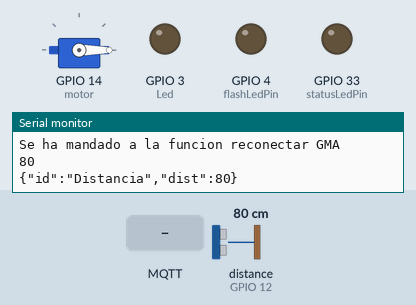
Bench run of a sketch on a simulated ESP32. On the bench: servo, output pins drawn as LEDs (lit = HIGH), the last lines printed to the serial monitor. Wiring (inferred from the names in the program): ultrasonic range finder: trigger GPIO 13; echo GPIO 12. Dashed ring = blinking. The inputs (shaded band) are chosen by the test bench; at power-on: distance to the obstacle (sensor on GPIO 12) 80 cm. The echo pulse lasts 58.3 µs per cm; WiFi joins after 1.5 s; servers stay silent unless stated; no MQTT or app messages arrive unless stated; pins used as bus, display or sensor lines are not drawn.

Above: at 5.2 s.
5.3 s: distance to the obstacle (sensor on GPIO 12) set to 54 cm
7.3 s: distance to the obstacle (sensor on GPIO 12) set to 45 cm
At 9.3 s:
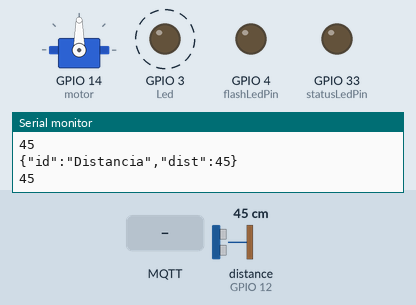
10.8 s: MQTT message "true" arrives on the first subscribed topic
At 12.0 s:
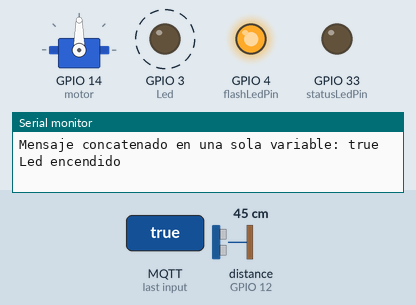
14.3 s: distance to the obstacle (sensor on GPIO 12) set to 60 cm
At 15.7 s:
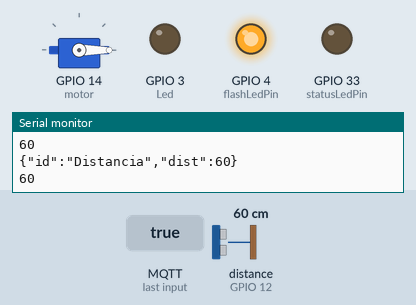
16.5 s: distance to the obstacle (sensor on GPIO 12) set to 2 cm
At 17.7 s:
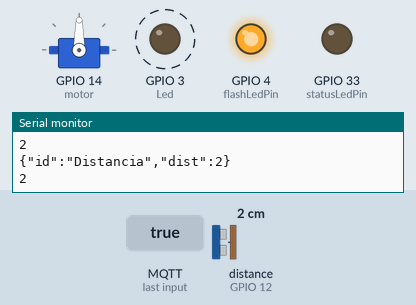
20.0 s: MQTT message "false" arrives on the first subscribed topic
At 20.5 s:
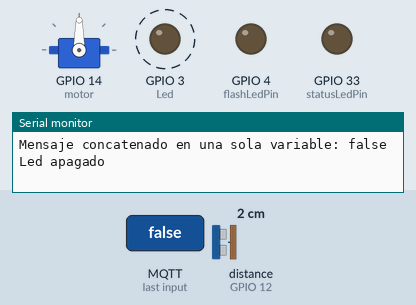
Timing chart, 0 to 24.5 s (numbered marks = the images above; inputs shaded):
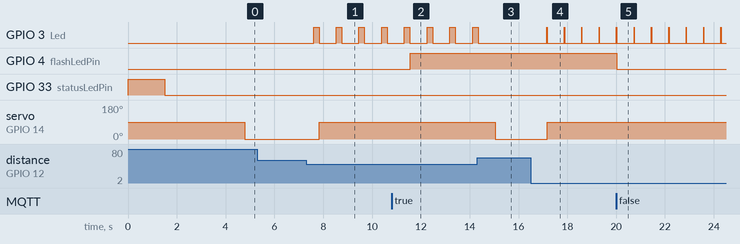

The sketch:

UltrasonicoMasServo.ino
```cpp
/*
 * Envío de información del DHT11 por MQTT
 * por: Hugo Escalpelo
 * Fecha: 28 de julio de 2021
 * Actualizado por: Gustavo M-A.
 * Fecha: 25 de abril de 2023
 *
 * Este programa realiza la lectura del sensor DHT11 con ayuda de la biblioteca
 * de Adafruit y envía el temperatura y humedad relativa por MQTT en un JSON.
 * Este programa está basado en el programa MQTT Basic y JSON básic del repositorio
 * de Código IoT
 *
 * Componente     PinESP32CAM     Estados lógicos
 * ledStatus------GPIO 33---------On=>LOW, Off=>HIGH
 * ledFlash-------GPIO 4----------On=>HIGH, Off=>LOW
 *
 * DHT11    ESP32CAM
 * S--------GPIO 13
 * GND------GND
 * +--------5V
 */

//Bibliotecas
#include <WiFi.h>  // Biblioteca para el control de WiFi
#include <PubSubClient.h> //Biblioteca para conexion MQTT
#include <ESP32Servo.h>
//#include "DHT .h" // Biblioteca para el sensor DHT11
//#define DHTPIN 13 // Pin para conectar el DHT11, pin GPIO13 del ESP32CAM
//#define DHTTYPE DHT11 // Configura el modelo de sensor, compatible también con DHT22
//Datos de WiFi
const char* ssid = "D-GEC92";  // Aquí debes poner el nombre de tu red, en nuestro caso generamos una red local
const char* password = "D-064689413";  // Aquí debes poner la contraseña de tu red
//const char* ssid = "IZZI-EF0D";  // Aquí debes poner el nombre de tu red, en nuestro caso generamos una red local
//const char* password = "C863FC34EF0D";  // Aquí debes poner la contraseña de tu red
//Datos del broker MQTT
const char* mqtt_server = "192.168.1.105"; // Si estas en una red local, coloca la IP asignada, en caso contrario, coloca la IP publica
IPAddress server(192,168,1,105);

// Objetos
WiFiClient espClient; // Este objeto maneja los datos de conexion WiFi
PubSubClient client(espClient); // Este objeto maneja los datos de conexion al broker
//DHT dht(DHTPIN, DHTTYPE); // Objeto que inicia el sensor
// Variables
int flashLedPin = 4;  // Para indicar el estatus de conexión
int statusLedPin = 33; // Para ser controlado por MQTT
long timeNow, timeLast; // Variables de control de tiempo no bloqueante
int data = 0; // Contador
int wait = 500;  // Indica la espera cada 1 segundos para envío de mensajes MQTT
int Trig=13, Echo=12, Led=3;
Servo motor;

int duracion,distancia, d;
// Inicialización del programa
void setup() {
  // Iniciar comunicación serial
  Serial.begin (115200);
  Serial.println ("Programa iniciado");
  motor.attach(14);
  //
  pinMode (flashLedPin, OUTPUT);
  pinMode (statusLedPin, OUTPUT);
  digitalWrite (flashLedPin, LOW);
  digitalWrite (statusLedPin, HIGH);

  pinMode(Trig,OUTPUT);
  pinMode(Echo,INPUT);
  pinMode(Led,OUTPUT);

  Serial.println();
  Serial.println();
  Serial.print("Conectar a ");
  Serial.println(ssid);

  WiFi.begin(ssid, password); // Esta es la función que realiz la conexión a WiFi

  while (WiFi.status() != WL_CONNECTED) { // Este bucle espera a que se realice la conexión
    digitalWrite (statusLedPin, HIGH);
    delay(500); //dado que es de suma importancia esperar a la conexión, debe usarse espera bloqueante
    digitalWrite (statusLedPin, LOW);
    Serial.print(".");  // Indicador de progreso
    delay (5);
  }

  // Cuando se haya logrado la conexión, el programa avanzará, por lo tanto, puede informarse lo siguiente
  Serial.println();
  Serial.println("WiFi conectado");
  Serial.println("Direccion IP: ");
  Serial.println(WiFi.localIP());

  // Si se logro la conexión, encender led
  if (WiFi.status () > 0){
  digitalWrite (statusLedPin, LOW);
  }
   Serial.println("Linea 88, wifi estatus, se logro la conexion");
  delay (1000); // Esta espera es solo una formalidad antes de iniciar la comunicación con el broker

   Serial.println("Comienza la conexion al broquer");
  // Conexión con el broker MQTT
  client.setServer(server, 1883); // Conectarse a la IP del broker en el puerto indicado
  client.setCallback(callback); // Activar función de CallBack, permite recibir mensajes MQTT y ejecutar funciones a partir de ellos
  delay(1500);  // Esta espera es preventiva, espera a la conexión para no perder información
Serial.println("Termina la conexion al broquer");
//  dht.begin(); // Función que inicia el sensor

  timeLast = millis (); // Inicia el control de tiempo
}// fin del void setup ()

// Cuerpo del programa, bucle principal
void loop() {
  //Verificar siempre que haya conexión al broker

  //Serial.println("Cliente conectado, si no reconectar");
  if (!client.connected()) {
    reconnect();  // En caso de que no haya conexión, ejecutar la función de reconexión, definida despues del void setup ()
    Serial.println("Se ha mandado a la funcion reconectar GMA");
  }// fin del if (!client.connected())
  client.loop(); // Esta función es muy importante, ejecuta de manera no bloqueante las funciones necesarias para la comunicación con el broker
  delay(wait);
  timeNow = millis(); // Control de tiempo para esperas no bloqueantes
  if (timeNow - timeLast > wait) { // Manda un mensaje por MQTT cada cinco segundos
    timeLast = timeNow; // Actualización de seguimiento de tiempo
    // distancia:
    digitalWrite(Trig,HIGH);
    delay(1);
    digitalWrite(Trig,LOW);
    duracion=pulseIn(Echo,HIGH);
    distancia=duracion/58.2;
    if(distancia>400)
    distancia=400;
    Serial.println(distancia);
    delay(200);
    if(distancia<=50 && distancia>=0)
    {
      digitalWrite(Led,HIGH);
      delay(distancia*5);
      digitalWrite(Led,LOW);
      motor.write(90);
    }
    else
    motor.write(0);

    d=distancia;
    // Secuencia que se asegura de que la conexión con el sensor exista
    if (isnan(d)) {
      Serial.println(F("Failed to read from Ultrasonic sensor!"));
      return;
    }

    //printLocalTime();
    String json = "{\"id\":\"Distancia\",\"dist\":"+String(d)+"}";
    //String json = "{\"id\":\"Temperatura\",\"temp\":"+String(d)+",\"hum\":"+String(h)+"}";
    Serial.println(json); // Se imprime en monitor solo para poder visualizar que el string esta correctamente creado
    int str_len = json.length() + 1;//Se calcula la longitud del string
    char char_array[str_len];//Se crea un arreglo de caracteres de dicha longitud
    json.toCharArray(char_array, str_len);//Se convierte el string a char array
    client.publish("FCAeI/mqtt/GMA/Ultrasonico", char_array);
    //codigoIoT/flow5/mqtt/clima, o checar si es: codigoIoT/Mor/mqtt/flow4 (checar  *)
  }// fin del if (timeNow - timeLast > wait)
}// fin del void loop ()

// Funciones de usuario

// Esta función permite tomar acciones en caso de que se reciba un mensaje correspondiente a un tema al cual se hará una suscripción
void callback(char* topic, byte* message, unsigned int length) {

  // Indicar por serial que llegó un mensaje
  Serial.print("Llegó un mensaje en el tema: ");
  Serial.print(topic);

  // Concatenar los mensajes recibidos para conformarlos como una varialbe String
  String messageTemp; // Se declara la variable en la cual se generará el mensaje completo
  for (int i = 0; i < length; i++) {  // Se imprime y concatena el mensaje
    Serial.print((char)message[i]);
    messageTemp += (char)message[i];
  }

  // Se comprueba que el mensaje se haya concatenado correctamente
  Serial.println();
  Serial.print ("Mensaje concatenado en una sola variable: ");
  Serial.println (messageTemp);

  // En esta parte puedes agregar las funciones que requieras para actuar segun lo necesites al recibir un mensaje MQTT

  // Ejemplo, en caso de recibir el mensaje true - false, se cambiará el estado del led soldado en la placa.
  // El ESP323CAM está suscrito al tema codigoIoT/ejemplo/mqttin
  if (String(topic) == "FCAeI/mqtt/GMA/Ultrasonico") {  // En caso de recibirse mensaje en el tema codigoIoT/ejemplo/mqttin
    if(messageTemp == "true"){
      Serial.println("Led encendido");
      digitalWrite(flashLedPin, HIGH);
    }// fin del if (String(topic) == "codigoIoT/ejemplo/mqttin")
    else if(messageTemp == "false"){
      Serial.println("Led apagado");
      digitalWrite(flashLedPin, LOW);
    }// fin del else if(messageTemp == "false")
  }// fin del if (String(topic) == "codigoIoT/ejemplo/mqttin")
}// fin del void callback

// Función para reconectarse
void reconnect() {
  // Bucle hasta lograr conexión
  while (!client.connected()) { // Pregunta si hay conexión
    Serial.print("Tratando de contectarse...");
    // Intentar reconexión
    if (client.connect("ESP32CAMClient")) { //Pregunta por el resultado del intento de conexión
      Serial.println("Conectado");
      //client.subscribe("codigoIoT/mqtt"); // Esta función realiza la suscripción al tema
      client.subscribe("FCAeI/mqtt/GMA/Ultrasonico"); // Esta función realiza la suscripción al tema
    }// fin del  if (client.connect("ESP32CAMClient"))
    else {  //en caso de que la conexión no se logre
      Serial.print("Conexion fallida, Error rc=");
      Serial.print(client.state()); // Muestra el codigo de error
      Serial.println(" Volviendo a intentar en 5 segundos");
      // Espera de 5 segundos bloqueante
      delay(1000);
      Serial.println (client.connected ()); // Muestra estatus de conexión
    }// fin del else
  }// fin del bucle while (!client.connected())
}// fin de void reconnect(

void printLocalTime()
{
  struct tm timeinfo;
  if(!getLocalTime(&timeinfo)){
    Serial.println("Failed to obtain time");
    return;
  }
  Serial.println(&timeinfo, "%A, %B %d %Y %H:%M:%S");
}
```

Measured:
- the behaviour switches between 51 and 50 cm on distance to the obstacle (sensor on GPIO 12) (found by bisection; images 0 and 1)
- after the input at 7.3 s, GPIO 3 (Led): alternates HIGH for 0.23 s and LOW for 0.70 s, starting after 0.30 s; servo on GPIO 14 (motor): 0° → 90° after 0.53 s
- after the input at 10.8 s, GPIO 4 (flashLedPin): LOW → HIGH after 0.75 s
- after the input at 14.3 s, GPIO 3 (Led): goes on until 14.3 s, then stays LOW; servo on GPIO 14 (motor): 90° → 0° after 0.75 s
- after the input at 16.5 s, GPIO 3 (Led): alternates HIGH for 0.01 s and LOW for 0.70 s, starting after 0.66 s; servo on GPIO 14 (motor): 0° → 90° after 0.67 s
- after the input at 20.0 s, GPIO 4 (flashLedPin): HIGH → LOW at once
